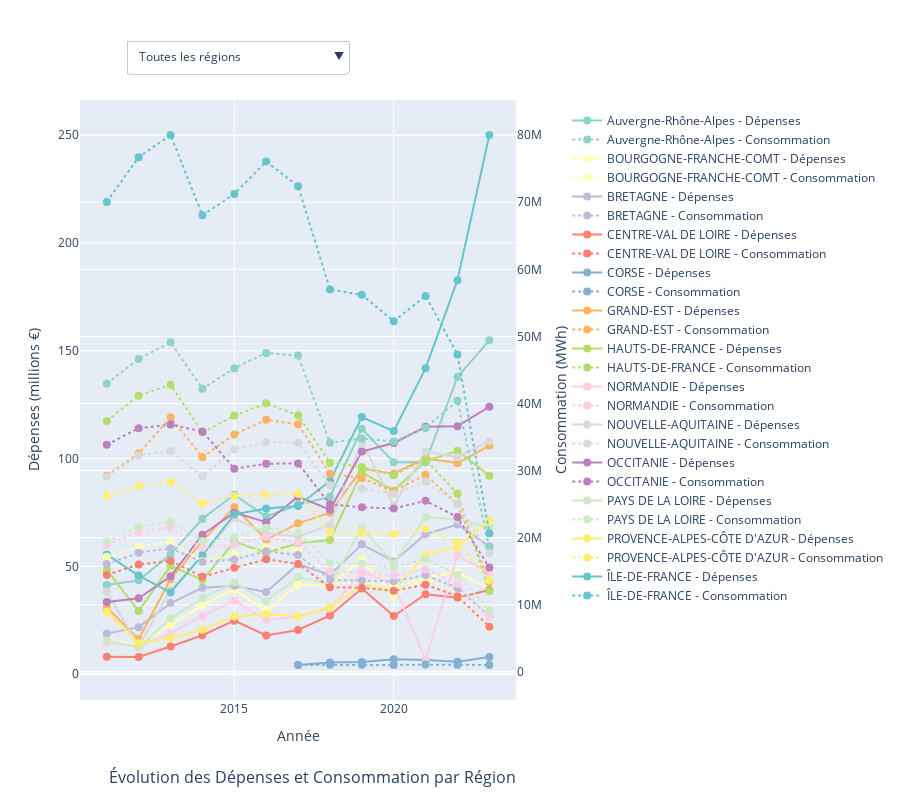

Here is the notebook cell this chart was saved with:
### Code cell
import pandas as pd
import plotly.graph_objects as go
from plotly.subplots import make_subplots
import plotly.express as px

# Charger les données
df_depenses = pd.read_csv('DEPENSES_REGION_ANAH.CSV')
df_conso = pd.read_csv('CONSO_REGION.CSV', sep=';')

# Préparer les données de dépenses
years = [str(year) for year in range(2011, 2024)]
expense_cols = [f"depenses {year}" for year in years]
df_depenses_melted = df_depenses.melt(
    id_vars=['code region', 'Nom de la Region'],
    value_vars=expense_cols,
    var_name='Année',
    value_name='Dépenses'
)
df_depenses_melted['Année'] = df_depenses_melted['Année'].str.extract('(\d+)').astype(int)

# Préparer les données de consommation
df_conso_grouped = df_conso.groupby(['code region', 'Année'])['Conso totale (MWh)'].sum().reset_index()

# Nettoyer et fusionner
def clean_region_codes(df):
    df['code region'] = df['code region'].astype(str).str.replace('.0', '')
    return df[df['code region'].notna() & (df['code region'] != 'nan')]

df_depenses_clean = clean_region_codes(df_depenses_melted)
df_conso_clean = clean_region_codes(df_conso_grouped)

df_merged = pd.merge(
    df_depenses_clean,
    df_conso_clean,
    on=['code region', 'Année'],
    how='inner'
)

# Créer une palette de couleurs unique pour chaque région
n_regions = len(df_merged['Nom de la Region'].unique())
colors = px.colors.qualitative.Set3 + px.colors.qualitative.Pastel + px.colors.qualitative.Safe

fig = make_subplots(specs=[[{"secondary_y": True}]])

# Ajouter toutes les régions
for idx, region in enumerate(sorted(df_merged['Nom de la Region'].unique())):
    if region != 'TOTAL':  # Exclure le total
        df_region = df_merged[df_merged['Nom de la Region'] == region]
        
        fig.add_trace(
            go.Scatter(
                x=df_region['Année'],
                y=df_region['Dépenses'],
                name=f"{region} - Dépenses",
                mode='lines+markers',
                line=dict(color=colors[idx], width=2),
                marker=dict(size=8)
            ),
            secondary_y=False
        )
        
        fig.add_trace(
            go.Scatter(
                x=df_region['Année'],
                y=df_region['Conso totale (MWh)'],
                name=f"{region} - Consommation",
                mode='lines+markers',
                line=dict(color=colors[idx], dash='dot', width=2),
                marker=dict(size=8)
            ),
            secondary_y=True
        )

# Mise à jour du layout avec titre en bas
fig.update_layout(
    title=None,  # Supprime le titre du haut
    xaxis_title="Année",
    hovermode="x unified",
    height=800,
    showlegend=True,
    legend=dict(
        yanchor="top",
        y=0.99,
        xanchor="left",
        x=1.05
    ),
    annotations=[
        dict(
            text="Évolution des Dépenses et Consommation par Région",
            xref="paper",
            yref="paper",
            x=0.5,
            y=-0.15,  # Position sous le graphique
            showarrow=False,
            font=dict(size=16)
        )
    ],
    margin=dict(b=100),  # Ajoute de l'espace en bas pour le titre
    updatemenus=[{
        'buttons': [
            {'label': 'Toutes les régions',
             'method': 'update',
             'args': [{'visible': [True] * len(df_merged['Nom de la Region'].unique()) * 2}]},
            *[{'label': region,
               'method': 'update',
               'args': [{'visible': [i//2 == j for i in range(len(df_merged['Nom de la Region'].unique())*2)]}]}
              for j, region in enumerate(sorted(df_merged['Nom de la Region'].unique())) if region != 'TOTAL']
        ],
        'direction': 'down',
        'showactive': True,
        'x': 0.1,
        'y': 1.1,
        'xanchor': 'left',
        'yanchor': 'top'
    }]
)

fig.update_yaxes(title_text="Dépenses (millions €)", secondary_y=False)
fig.update_yaxes(title_text="Consommation (MWh)", secondary_y=True)

fig.show()

### Figure 1 — Plotly figure (JSON) as saved in the notebook; plotly's stock layout.template omitted (floating-point values rounded to 4 significant figures)
{"data": [{"line": {"color": "rgb(141,211,199)", "width": 2}, "marker": {"size": 8}, "mode": "lines+markers", "name": "Auvergne-Rhône-Alpes - Dépenses", "type": "scatter", "x": [2011, 2012, 2013, 2014, 2015, 2016, 2017, 2018, 2019, 2020, 2021, 2022, 2023], "xaxis": "x", "y": [41.3, 43.5, 55.61, 72.06, 83.2, 73.1, 78.45, 82.3, 113.8, 98.3, 98.3, 137.8, 154.8], "yaxis": "y"}, {"line": {"color": "rgb(141,211,199)", "dash": "dot", "width": 2}, "marker": {"size": 8}, "mode": "lines+markers", "name": "Auvergne-Rhône-Alpes - Consommation", "type": "scatter", "x": [2011, 2012, 2013, 2014, 2015, 2016, 2017, 2018, 2019, 2020, 2021, 2022, 2023], "xaxis": "x", "y": [42990000.0, 46640000.0, 49120000.0, 42210000.0, 45260000.0, 47550000.0, 47170000.0, 34140000.0, 34800000.0, 34320000.0, 36360000.0, 40420000.0, 18520000.0], "yaxis": "y2"}, {"line": {"color": "rgb(255,255,179)", "width": 2}, "marker": {"size": 8}, "mode": "lines+markers", "name": "BOURGOGNE-FRANCHE-COMT - Dépenses", "type": "scatter", "x": [2011, 2012, 2013, 2014, 2015, 2016, 2017, 2018, 2019, 2020, 2021, 2022, 2023], "xaxis": "x", "y": [14.8, 14, 22.9, 31.91, 39.3, 29.32, 41.43, 41.2, 53.3, 36.4, 44.8, 47.2, 39.7], "yaxis": "y"}, {"line": {"color": "rgb(255,255,179)", "dash": "dot", "width": 2}, "marker": {"size": 8}, "mode": "lines+markers", "name": "BOURGOGNE-FRANCHE-COMT - Consommation", "type": "scatter", "x": [2011, 2012, 2013, 2014, 2015, 2016, 2017, 2018, 2019, 2020, 2021, 2022, 2023], "xaxis": "x", "y": [17150000.0, 18610000.0, 19410000.0, 16470000.0, 17450000.0, 18570000.0, 18040000.0, 13120000.0, 13260000.0, 12790000.0, 13890000.0, 11860000.0, 6441000.0], "yaxis": "y2"}, {"line": {"color": "rgb(190,186,218)", "width": 2}, "marker": {"size": 8}, "mode": "lines+markers", "name": "BRETAGNE - Dépenses", "type": "scatter", "x": [2011, 2012, 2013, 2014, 2015, 2016, 2017, 2018, 2019, 2020, 2021, 2022, 2023], "xaxis": "x", "y": [18.9, 21.8, 32.97, 40.06, 41, 38.07, 51, 46.1, 60.2, 52.3, 64.9, 69.4, 59.3], "yaxis": "y"}, {"line": {"color": "rgb(190,186,218)", "dash": "dot", "width": 2}, "marker": {"size": 8}, "mode": "lines+markers", "name": "BRETAGNE - Consommation", "type": "scatter", "x": [2011, 2012, 2013, 2014, 2015, 2016, 2017, 2018, 2019, 2020, 2021, 2022, 2023], "xaxis": "x", "y": [16090000.0, 17770000.0, 18420000.0, 16390000.0, 16760000.0, 17970000.0, 17440000.0, 13700000.0, 13610000.0, 13500000.0, 14420000.0, 12510000.0, 8274000.0], "yaxis": "y2"}, {"line": {"color": "rgb(251,128,114)", "width": 2}, "marker": {"size": 8}, "mode": "lines+markers", "name": "CENTRE-VAL DE LOIRE - Dépenses", "type": "scatter", "x": [2011, 2012, 2013, 2014, 2015, 2016, 2017, 2018, 2019, 2020, 2021, 2022, 2023], "xaxis": "x", "y": [8.1, 8, 12.81, 18.05, 24.8, 17.95, 20.48, 27.2, 39.7, 27, 37.1, 35.5, 39], "yaxis": "y"}, {"line": {"color": "rgb(251,128,114)", "dash": "dot", "width": 2}, "marker": {"size": 8}, "mode": "lines+markers", "name": "CENTRE-VAL DE LOIRE - Consommation", "type": "scatter", "x": [2011, 2012, 2013, 2014, 2015, 2016, 2017, 2018, 2019, 2020, 2021, 2022, 2023], "xaxis": "x", "y": [14440000.0, 16000000.0, 16570000.0, 14170000.0, 15510000.0, 16790000.0, 16090000.0, 12600000.0, 12540000.0, 12090000.0, 13000000.0, 11270000.0, 6722000.0], "yaxis": "y2"}, {"line": {"color": "rgb(128,177,211)", "width": 2}, "marker": {"size": 8}, "mode": "lines+markers", "name": "CORSE - Dépenses", "type": "scatter", "x": [2017, 2018, 2019, 2020, 2021, 2022, 2023], "xaxis": "x", "y": [4.26, 5.4, 5.6, 6.9, 6.6, 5.8, 8], "yaxis": "y"}, {"line": {"color": "rgb(128,177,211)", "dash": "dot", "width": 2}, "marker": {"size": 8}, "mode": "lines+markers", "name": "CORSE - Consommation", "type": "scatter", "x": [2017, 2018, 2019, 2020, 2021, 2022, 2023], "xaxis": "x", "y": [1024451, 1049000.0, 1065000.0, 1041000.0, 1109000.0, 1052000.0, 1031000.0], "yaxis": "y2"}, {"line": {"color": "rgb(253,180,98)", "width": 2}, "marker": {"size": 8}, "mode": "lines+markers", "name": "GRAND-EST - Dépenses", "type": "scatter", "x": [2011, 2012, 2013, 2014, 2015, 2016, 2017, 2018, 2019, 2020, 2021, 2022, 2023], "xaxis": "x", "y": [30.9, 16.3, 44.05, 61.68, 77.5, 62.39, 69.94, 74.9, 95.1, 93.1, 100.1, 97.8, 106], "yaxis": "y"}, {"line": {"color": "rgb(253,180,98)", "dash": "dot", "width": 2}, "marker": {"size": 8}, "mode": "lines+markers", "name": "GRAND-EST - Consommation", "type": "scatter", "x": [2011, 2012, 2013, 2014, 2015, 2016, 2017, 2018, 2019, 2020, 2021, 2022, 2023], "xaxis": "x", "y": [29240000.0, 32540000.0, 37960000.0, 32000000.0, 35400000.0, 37570000.0, 36900000.0, 29520000.0, 28870000.0, 26950000.0, 29390000.0, 25030000.0, 13400000.0], "yaxis": "y2"}, {"line": {"color": "rgb(179,222,105)", "width": 2}, "marker": {"size": 8}, "mode": "lines+markers", "name": "HAUTS-DE-FRANCE - Dépenses", "type": "scatter", "x": [2011, 2012, 2013, 2014, 2015, 2016, 2017, 2018, 2019, 2020, 2021, 2022, 2023], "xaxis": "x", "y": [48.35, 29.25, 50.25, 43.64, 61.5, 56.33, 60.67, 62.2, 93.7, 85.1, 98.8, 103.6, 92], "yaxis": "y"}, {"line": {"color": "rgb(179,222,105)", "dash": "dot", "width": 2}, "marker": {"size": 8}, "mode": "lines+markers", "name": "HAUTS-DE-FRANCE - Consommation", "type": "scatter", "x": [2011, 2012, 2013, 2014, 2015, 2016, 2017, 2018, 2019, 2020, 2021, 2022, 2023], "xaxis": "x", "y": [37400000.0, 41160000.0, 42820000.0, 35670000.0, 38200000.0, 40030000.0, 38270000.0, 31190000.0, 30560000.0, 29310000.0, 31630000.0, 26580000.0, 12050000.0], "yaxis": "y2"}, {"line": {"color": "rgb(252,205,229)", "width": 2}, "marker": {"size": 8}, "mode": "lines+markers", "name": "NORMANDIE - Dépenses", "type": "scatter", "x": [2011, 2012, 2013, 2014, 2015, 2016, 2017, 2018, 2019, 2020, 2021, 2022, 2023], "xaxis": "x", "y": [14.5, 13.1, 18.93, 27, 34.1, 25.15, 26.91, 30.4, 47.3, 41.8, 6.8, 55.1, 47], "yaxis": "y"}, {"line": {"color": "rgb(252,205,229)", "dash": "dot", "width": 2}, "marker": {"size": 8}, "mode": "lines+markers", "name": "NORMANDIE - Consommation", "type": "scatter", "x": [2011, 2012, 2013, 2014, 2015, 2016, 2017, 2018, 2019, 2020, 2021, 2022, 2023], "xaxis": "x", "y": [18910000.0, 20890000.0, 21530000.0, 18450000.0, 18980000.0, 20130000.0, 19230000.0, 14980000.0, 14810000.0, 14350000.0, 15270000.0, 13150000.0, 8204000.0], "yaxis": "y2"}, {"line": {"color": "rgb(217,217,217)", "width": 2}, "marker": {"size": 8}, "mode": "lines+markers", "name": "NOUVELLE-AQUITAINE - Dépenses", "type": "scatter", "x": [2011, 2012, 2013, 2014, 2015, 2016, 2017, 2018, 2019, 2020, 2021, 2022, 2023], "xaxis": "x", "y": [38.3, 13.1, 38.99, 54.94, 72.3, 65.23, 63.8, 69.1, 108, 78.2, 103.3, 100.6, 108], "yaxis": "y"}, {"line": {"color": "rgb(217,217,217)", "dash": "dot", "width": 2}, "marker": {"size": 8}, "mode": "lines+markers", "name": "NOUVELLE-AQUITAINE - Consommation", "type": "scatter", "x": [2011, 2012, 2013, 2014, 2015, 2016, 2017, 2018, 2019, 2020, 2021, 2022, 2023], "xaxis": "x", "y": [29090000.0, 32250000.0, 32940000.0, 29180000.0, 33180000.0, 34250000.0, 34150000.0, 27820000.0, 27350000.0, 26510000.0, 28390000.0, 25030000.0, 17720000.0], "yaxis": "y2"}, {"line": {"color": "rgb(188,128,189)", "width": 2}, "marker": {"size": 8}, "mode": "lines+markers", "name": "OCCITANIE - Dépenses", "type": "scatter", "x": [2011, 2012, 2013, 2014, 2015, 2016, 2017, 2018, 2019, 2020, 2021, 2022, 2023], "xaxis": "x", "y": [33.5, 35.2, 45.36, 64.67, 74.9, 70.45, 82.3, 76.3, 103.2, 107.2, 114.7, 115, 124], "yaxis": "y"}, {"line": {"color": "rgb(188,128,189)", "dash": "dot", "width": 2}, "marker": {"size": 8}, "mode": "lines+markers", "name": "OCCITANIE - Consommation", "type": "scatter", "x": [2011, 2012, 2013, 2014, 2015, 2016, 2017, 2018, 2019, 2020, 2021, 2022, 2023], "xaxis": "x", "y": [33870000.0, 36300000.0, 36860000.0, 35840000.0, 30290000.0, 31030000.0, 31070000.0, 24990000.0, 24530000.0, 24360000.0, 25490000.0, 23080000.0, 15560000.0], "yaxis": "y2"}, {"line": {"color": "rgb(204,235,197)", "width": 2}, "marker": {"size": 8}, "mode": "lines+markers", "name": "PAYS DE LA LOIRE - Dépenses", "type": "scatter", "x": [2011, 2012, 2013, 2014, 2015, 2016, 2017, 2018, 2019, 2020, 2021, 2022, 2023], "xaxis": "x", "y": [15.48, 12.4, 25.79, 35.32, 42.6, 33.86, 45.05, 41.61, 67.9, 51.4, 72.9, 71.8, 68], "yaxis": "y"}, {"line": {"color": "rgb(204,235,197)", "dash": "dot", "width": 2}, "marker": {"size": 8}, "mode": "lines+markers", "name": "PAYS DE LA LOIRE - Consommation", "type": "scatter", "x": [2011, 2012, 2013, 2014, 2015, 2016, 2017, 2018, 2019, 2020, 2021, 2022, 2023], "xaxis": "x", "y": [19470000.0, 21620000.0, 22420000.0, 19500000.0, 20090000.0, 21500000.0, 20710000.0, 16240000.0, 16120000.0, 15580000.0, 16860000.0, 14490000.0, 9186000.0], "yaxis": "y2"}, {"line": {"color": "rgb(255,237,111)", "width": 2}, "marker": {"size": 8}, "mode": "lines+markers", "name": "PROVENCE-ALPES-CÔTE D'AZUR - Dépenses", "type": "scatter", "x": [2011, 2012, 2013, 2014, 2015, 2016, 2017, 2018, 2019, 2020, 2021, 2022, 2023], "xaxis": "x", "y": [29, 14.3, 16.77, 20.63, 26.8, 27.9, 26.76, 30.9, 41.5, 38.6, 55.4, 59, 71.4], "yaxis": "y"}, {"line": {"color": "rgb(255,237,111)", "dash": "dot", "width": 2}, "marker": {"size": 8}, "mode": "lines+markers", "name": "PROVENCE-ALPES-CÔTE D'AZUR - Consommation", "type": "scatter", "x": [2011, 2012, 2013, 2014, 2015, 2016, 2017, 2018, 2019, 2020, 2021, 2022, 2023], "xaxis": "x", "y": [26250000.0, 27660000.0, 28280000.0, 25090000.0, 26230000.0, 26400000.0, 26540000.0, 20790000.0, 20740000.0, 20580000.0, 21330000.0, 19300000.0, 13670000.0], "yaxis": "y2"}, {"line": {"color": "rgb(102, 197, 204)", "width": 2}, "marker": {"size": 8}, "mode": "lines+markers", "name": "ÎLE-DE-FRANCE - Dépenses", "type": "scatter", "x": [2011, 2012, 2013, 2014, 2015, 2016, 2017, 2018, 2019, 2020, 2021, 2022, 2023], "xaxis": "x", "y": [55.5, 45.7, 37.87, 55.26, 74.1, 76.77, 77.95, 89.6, 119.2, 112.7, 141.8, 182.7, 250], "yaxis": "y"}, {"line": {"color": "rgb(102, 197, 204)", "dash": "dot", "width": 2}, "marker": {"size": 8}, "mode": "lines+markers", "name": "ÎLE-DE-FRANCE - Consommation", "type": "scatter", "x": [2011, 2012, 2013, 2014, 2015, 2016, 2017, 2018, 2019, 2020, 2021, 2022, 2023], "xaxis": "x", "y": [70050000.0, 76730000.0, 80030000.0, 68070000.0, 71230000.0, 76070000.0, 72400000.0, 57000000.0, 56210000.0, 52270000.0, 56030000.0, 47330000.0, 20660000.0], "yaxis": "y2"}], "layout": {"annotations": [{"font": {"size": 16}, "showarrow": false, "text": "Évolution des Dépenses et Consommation par Région", "x": 0.5, "xref": "paper", "y": -0.15, "yref": "paper"}], "height": 800, "hovermode": "x unified", "legend": {"x": 1.05, "xanchor": "left", "y": 0.99, "yanchor": "top"}, "margin": {"b": 100}, "showlegend": true, "title": {}, "updatemenus": [{"buttons": [{"args": [{"visible": [true, true, true, true, true, true, true, true, true, true, true, true, true, true, true, true, true, true, true, true, true, true, true, true, true, true]}], "label": "Toutes les régions", "method": "update"}, {"args": [{"visible": [true, true, false, false, false, false, false, false, false, false, false, false, false, false, false, false, false, false, false, false, false, false, false, false, false, false]}], "label": "Auvergne-Rhône-Alpes", "method": "update"}, {"args": [{"visible": [false, false, true, true, false, false, false, false, false, false, false, false, false, false, false, false, false, false, false, false, false, false, false, false, false, false]}], "label": "BOURGOGNE-FRANCHE-COMT", "method": "update"}, {"args": [{"visible": [false, false, false, false, true, true, false, false, false, false, false, false, false, false, false, false, false, false, false, false, false, false, false, false, false, false]}], "label": "BRETAGNE", "method": "update"}, {"args": [{"visible": [false, false, false, false, false, false, true, true, false, false, false, false, false, false, false, false, false, false, false, false, false, false, false, false, false, false]}], "label": "CENTRE-VAL DE LOIRE", "method": "update"}, {"args": [{"visible": [false, false, false, false, false, false, false, false, true, true, false, false, false, false, false, false, false, false, false, false, false, false, false, false, false, false]}], "label": "CORSE", "method": "update"}, {"args": [{"visible": [false, false, false, false, false, false, false, false, false, false, true, true, false, false, false, false, false, false, false, false, false, false, false, false, false, false]}], "label": "GRAND-EST", "method": "update"}, {"args": [{"visible": [false, false, false, false, false, false, false, false, false, false, false, false, true, true, false, false, false, false, false, false, false, false, false, false, false, false]}], "label": "HAUTS-DE-FRANCE", "method": "update"}, {"args": [{"visible": [false, false, false, false, false, false, false, false, false, false, false, false, false, false, true, true, false, false, false, false, false, false, false, false, false, false]}], "label": "NORMANDIE", "method": "update"}, {"args": [{"visible": [false, false, false, false, false, false, false, false, false, false, false, false, false, false, false, false, true, true, false, false, false, false, false, false, false, false]}], "label": "NOUVELLE-AQUITAINE", "method": "update"}, {"args": [{"visible": [false, false, false, false, false, false, false, false, false, false, false, false, false, false, false, false, false, false, true, true, false, false, false, false, false, false]}], "label": "OCCITANIE", "method": "update"}, {"args": [{"visible": [false, false, false, false, false, false, false, false, false, false, false, false, false, false, false, false, false, false, false, false, true, true, false, false, false, false]}], "label": "PAYS DE LA LOIRE", "method": "update"}, {"args": [{"visible": [false, false, false, false, false, false, false, false, false, false, false, false, false, false, false, false, false, false, false, false, false, false, true, true, false, false]}], "label": "PROVENCE-ALPES-CÔTE D'AZUR", "method": "update"}, {"args": [{"visible": [false, false, false, false, false, false, false, false, false, false, false, false, false, false, false, false, false, false, false, false, false, false, false, false, true, true]}], "label": "ÎLE-DE-FRANCE", "method": "update"}], "direction": "down", "showactive": true, "x": 0.1, "xanchor": "left", "y": 1.1, "yanchor": "top"}], "xaxis": {"anchor": "y", "domain": [0, 0.94], "title": {"text": "Année"}}, "yaxis": {"anchor": "x", "domain": [0, 1], "title": {"text": "Dépenses (millions €)"}}, "yaxis2": {"anchor": "x", "overlaying": "y", "side": "right", "title": {"text": "Consommation (MWh)"}}}}
